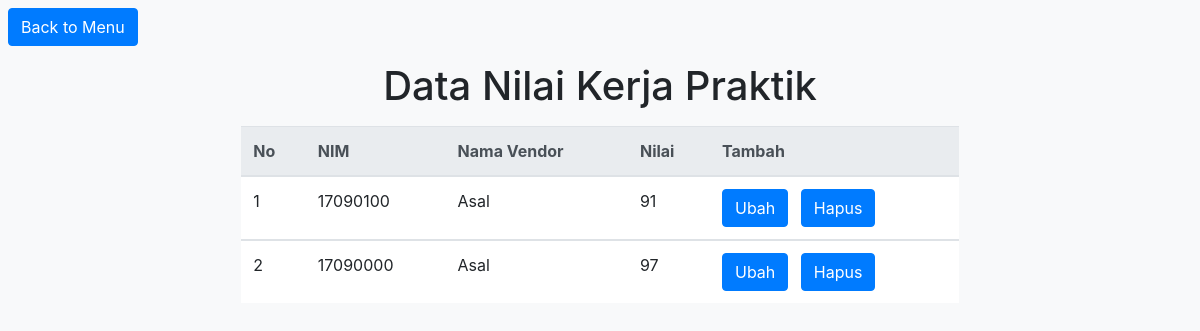
/siti/nilai.php (signed in), run on the app's committed database.
### tables this page shows
CREATE TABLE IF NOT EXISTS `nilaii` (
  `id_nilai` int(5) NOT NULL,
  `nim` int(8) NOT NULL,
  `nama_vendor` varchar(30) NOT NULL,
  `nilai` int(10) NOT NULL
);

### siti/nilai.php (the view, shortened to what this page needs)
<?php
include('konek.php');
if(!isset($_SESSION['username'])) {
   header('location:login.php');
} else {
   $username = $_SESSION['username'];
}
?>
<!doctype html>
<html lang="en">
  <head>
    <link rel="stylesheet" href="https://stackpath.bootstrapcdn.com/bootstrap/4.3.1/css/bootstrap.min.css">
  </head>
  <body class="bg-light">
    <a href='../login_vendor/index.php' class='btn btn-primary ml-2 mt-2'>Back to Menu</a>
  <h1 class="text-center my-3">Data Nilai Kerja Praktik</h1>
  <?php
  $sql  = "SELECT * FROM nilaii WHERE nama_vendor='$username'";
  $query  = mysqli_query($db_link,$sql);
  ?>
  <div class="row justify-content-center">
    <table class="table bg-white col-lg-7">
      <thead class="thead-light">
        <tr>
          <th scope="col">No</th>
          <th scope="col">NIM</th>
          <th scope="col">Nama Vendor</th>
          <th scope="col">Nilai</th>
          <th scope="col">Tambah</th>
        </tr>
      </thead>
      <?php
        $no = 1;
        while($data = mysqli_fetch_array($query)){
      ?>
      <tbody>
        <tr>
          <td><?php echo $no++; ?></td>
          <td><?php echo $data['nim']; ?></td>
          <td><?php echo $data['nama_vendor']; ?></td>
          <td><?php echo $data['nilai']; ?></td>
          <td><a href="edit.php?ni=<?php echo $data['id_nilai'];?>" class='btn btn-primary mr-2'>Ubah</a>
          <a href="delwor.php?ni=<?php echo $data['id_worker'];?>" onclick="return confirm('Anda yakin akan MENGHAPUS data ini !?');" class='btn btn-primary'>Hapus</a></td>
        </tr>
      </tbody>
      <?php } ?>
    </table>
  </div>
  </body>
</html>

### data on the page
nilaii: nim "17090100", nama_vendor "Asal", nilai "91"
nilaii: nim "17090000", nama_vendor "Asal", nilai "97"
